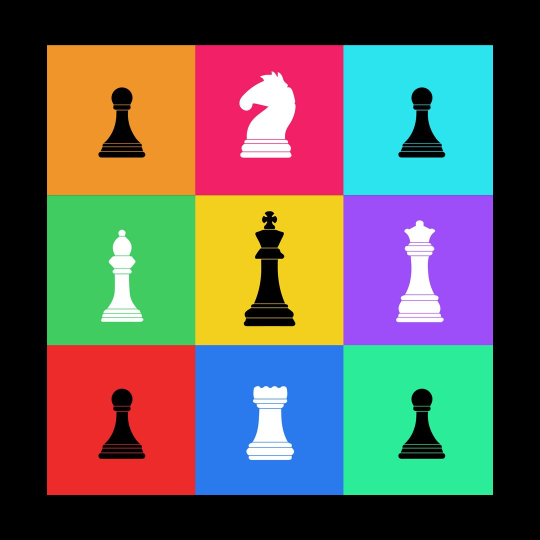
#> input picture goku.jpg, 1080 x 1080 px (shown at 1/2 size)
$ jupyter execute --allow-errors private.ipynb   (older library calls are emulated)
#> lines starting #> are read from the running program, lines starting #| are printed output that depends on the picture; after the words box and inside, x2 and y2 are one past the last pixel; in counts of white or black regions, pixels touching at a corner belong together
[cell 1]
# Write aProgram to implement color image into Gray-scaling image
import cv2 as cv
import numpy as np
import matplotlib.pyplot as plt
from skimage import io

img = cv.imread('goku.jpg')
#> img is the input picture: shape (1080, 1080, 3); mean B, G, R 91.4, 99.4, 98.8
gray_image = cv.cvtColor(img, cv.COLOR_BGR2GRAY)

fig, ax = plt.subplots(1, 2, figsize=(16, 8))
fig.tight_layout()

ax[0].imshow(cv.cvtColor(img, cv.COLOR_BGR2RGB))
ax[0].set_title("Original")

ax[1].imshow(cv.cvtColor(gray_image, cv.COLOR_BGR2RGB))
ax[1].set_title("Grayscale")
plt.show()

[cell 2]
# The following code separates each color channel:
import cv2 as cv
import numpy as np
import matplotlib.pyplot as plt

img = cv.imread('goku.jpg')
b, g, r = cv.split(img)

fig, ax = plt.subplots(1, 3, figsize=(16, 8))
fig.tight_layout()

ax[0].imshow(cv.cvtColor(r, cv.COLOR_BGR2RGB))
ax[0].set_title("Red")

ax[1].imshow(cv.cvtColor(g, cv.COLOR_BGR2RGB))
ax[1].set_title("Green")

ax[2].imshow(cv.cvtColor(b, cv.COLOR_BGR2RGB))
ax[2].set_title("Blue")
plt.show()

[cell 3]
# Image translation
import cv2 as cv
import numpy as np
import numpy as np
import cv2
import matplotlib.pyplot as plt

image = cv.imread("goku.jpg")
h, w = image.shape[:2]
#> h = 1080; w = 1080

half_height, half_width = h//4, w//8
#> half_height = 270; half_width = 135
transition_matrix = np.float32([[1, 0, half_width],[0, 1, half_height]])
#> transition_matrix = [[1, 0, 135], [0, 1, 270]]

img_transition = cv.warpAffine(image, transition_matrix, (w, h))

plt.imshow(cv.cvtColor(img_transition, cv.COLOR_BGR2RGB))
plt.title("Translation")
plt.show()

[cell 4]
# Image rotation
import cv2 as cv
import numpy as np
import matplotlib.pyplot as plt

image = cv.imread("goku.jpg")

h, w = image.shape[:2]

rotation_matrix = cv.getRotationMatrix2D((w/2,h/2), -180, 0.5)

rotated_image = cv.warpAffine(image, rotation_matrix, (w, h))

plt.imshow(cv.cvtColor(rotated_image, cv.COLOR_BGR2RGB))
plt.title("Rotation")
plt.show()

[cell 5]
# Scaling and resizing
import cv2 as cv
import numpy as np
import matplotlib.pyplot as plt

image = cv.imread("goku.jpg")

fig, ax = plt.subplots(1, 3, figsize=(16, 8))

# image size being 0.15 times of it's original size
image_scaled = cv.resize(image, None, fx=0.15, fy=0.15)
ax[0].imshow(cv.cvtColor(image_scaled, cv.COLOR_BGR2RGB))
ax[0].set_title("Linear Interpolation Scale")

# image size being 2 times of it's original size
image_scaled_2 = cv.resize(image, None, fx=2, fy=2, interpolation=cv.INTER_CUBIC)
ax[1].imshow(cv.cvtColor(image_scaled_2, cv.COLOR_BGR2RGB))
ax[1].set_title("Cubic Interpolation Scale")

# image size being 0.15 times of it's original size
image_scaled_3 = cv.resize(image, (200, 400), interpolation=cv.INTER_AREA)
ax[2].imshow(cv.cvtColor(image_scaled_3, cv.COLOR_BGR2RGB))
ax[2].set_title("Skewed Interpolation Scale")
plt.show()

[cell 6]
# 2. Scikit-Image

[cell 7]
# Segmentation,
# Geometric transformations,
# Color space manipulation,
# Analysis,
# Filtering,
# Morphology,
# Feature detection and more

[cell 8]
# Active contour

[cell 9]
import numpy as np
import matplotlib.pyplot as plt
from skimage.color import rgb2gray
from skimage import data
from skimage.filters import gaussian
from skimage.segmentation import active_contour

img = data.astronaut()
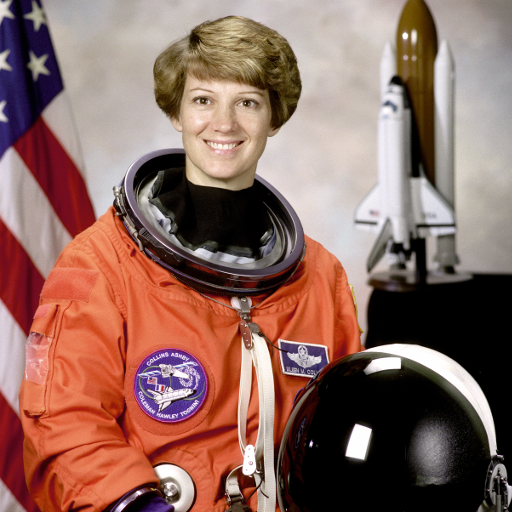
#> input picture skimage.data.astronaut(), 512 x 512 px
#> img is the input picture: shape (512, 512, 3); mean R, G, B 141.6, 105.8, 96.5

# Data for circular boundary
s = np.linspace(0, 2*np.pi, 400)
x = 220 + 100*np.cos(s)
y = 100 + 100*np.sin(s)
init = np.array([x, y]).T

# formation of the active contour
cntr = active_contour(gaussian(img, 3),init, alpha=0.015, beta=10, gamma=0.001)
#> cntr = 400 pairs, first value 149.4 to 266.4, second value 2.67 to 198.9
fig, ax = plt.subplots(1, 2, figsize=(7, 7))
ax[0].imshow(img, cmap=plt.cm.gray)
ax[0].set_title("Original Image")

ax[1].imshow(img, cmap=plt.cm.gray)
# circular boundary
ax[1].plot(init[:, 0], init[:, 1], '--r', lw=3)
ax[1].plot(cntr[:, 0], cntr[:, 1], '-b', lw=3)
ax[1].set_title("Active Contour Image")
plt.show()
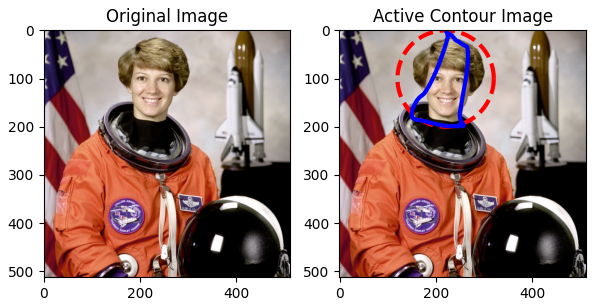
#> figure drawn by matplotlib, 2 panels

[cell 10]
# 3. SciPy

[cell 11]
# Reading Images
# Image Segmentation
# Convolution
# Face Detection
# Feature Extraction and so on

[cell 12]
# Blurring an image with scipy

[cell 13]
from scipy import misc,ndimage
from matplotlib import pyplot as plt

#> (the rest of this cell did not finish here and is left out)

[cell 14]
#IMAGE ENHANCEMENT BASIC TRANSFORMATIONS.
#scaling
import cv2
src=cv2.imread('goku.jpg')
cv2.imshow('input image',src)
scalep=50
width=int(src.shape[1]*scalep/100)
#> width = 540
height=int(src.shape[0]*scalep/100)
#> height = 540
dsize=(width,height)
#> dsize = (540, 540)
output=cv2.resize(src,dsize)
cv2.imshow('scale image',output)
cv2.waitKey(0)
cv2.destroyAllWindows()
#Rotation
import cv2
src=cv2.imread('goku.jpg')
cv2.imshow('input',src)
image=cv2.rotate(src,cv2.ROTATE_90_CLOCKWISE)
cv2.imshow('output',image)
cv2.waitKey(0)
cv2.destroyAllWindows()

[cell 15]
#LINE DETECTION USING HOUGHLINE METHOD
import cv2
import numpy as np
img = cv2.imread("goku.jpg")
gray = cv2.cvtColor(img, cv2.COLOR_BGR2GRAY)
edges = cv2.Canny(gray, 75, 150)
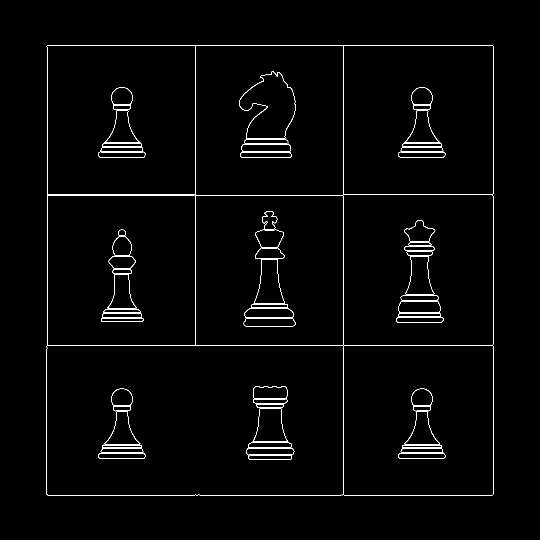
#> edges: shape (1080, 1080) (shown at 1/2 size); 1.5% white in thin lines or dots, all inside (x1, y1, x2, y2) = (93, 90, 987, 991)
lines = cv2.HoughLinesP(edges, 1, np.pi/180, 30, maxLineGap=250)
#> lines = 96 rows, first 6: [94, 690, 985, 690], [94, 990, 984, 990], [986, 988, 986, 92], [94, 90, 985, 90], [686, 989, 686, 92], [687, 389, 985, 389]
for line in lines:
   x1, y1, x2, y2 = line[0]
   cv2.line(img, (x1, y1), (x2, y2), (0, 0, 128), 1)
#> this loop made 96 passes
#> (x1, y1, x2, y2) on passes 1 to 12: (94, 690, 985, 690), (94, 990, 984, 990), (986, 988, 986, 92), (94, 90, 985, 90), (686, 989, 686, 92), (687, 389, 985, 389), (390, 689, 390, 92), (94, 696, 94, 91), (93, 988, 93, 692), (391, 390, 685, 390), (198, 304, 888, 304), (203, 315, 884, 315)
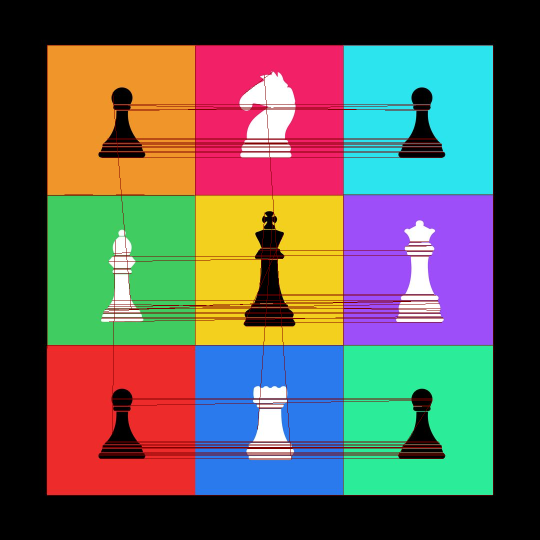
#> img: shape (1080, 1080, 3) (shown at 1/2 size); 3.34% of pixels changed, all inside (x1, y1, x2, y2) = (93, 90, 987, 991)
cv2.imshow("linesEdges", edges)
cv2.imshow("linesDetected", img)
cv2.waitKey(0)
cv2.destroyAllWindows()

[cell 16]
#CORNER DETECTION USING HARRIES ALGORITHM
import cv2
import numpy as np
image = cv2.imread('goku.jpg')
operatedImage = cv2.cvtColor(image, cv2.COLOR_BGR2GRAY)
operatedImage = np.float32(operatedImage)
dest = cv2.cornerHarris(operatedImage, 2, 5, 0.07)
dest = cv2.dilate(dest, None)
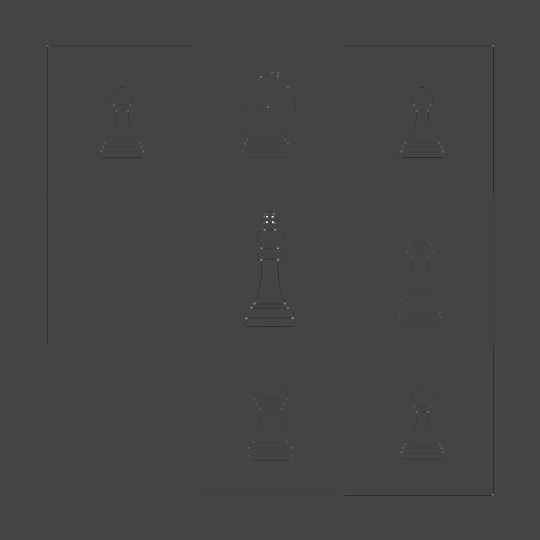
#> dest: shape (1080, 1080) float32 (shown at 1/2 size); min -1.82e+09, max 4.97e+09, mean -2610285.5; drawn with min black and max white
image[dest > 0.01 * dest.max()]=[0, 0, 255]
#> image: shape (1080, 1080, 3); 0.21% of pixels changed, all inside (x1, y1, x2, y2) = (94, 90, 987, 991)
cv2.imshow('Image with Borders', image)
if cv2.waitKey(0) & 0xff == 27:
#> (key Esc is pressed here)
    cv2.destroyAllWindows()

[cell 17]
#EDGE DETECTION OPERATORS
import cv2
import numpy as np
from matplotlib import pyplot as plt
import matplotlib.image as img

img = cv2.imread('goku.jpg')
gray = cv2.cvtColor(img, cv2.COLOR_BGR2GRAY)
img_gaussian = cv2.GaussianBlur(gray,(3,3),0)

#canny
img_canny = cv2.Canny(img,100,200)

#sobel
img_sobelx = cv2.Sobel(img_gaussian,cv2.CV_8U,1,0,ksize=5)
img_sobely = cv2.Sobel(img_gaussian,cv2.CV_8U,0,1,ksize=5)
img_sobel = img_sobelx + img_sobely

#prewitt
kernelx = np.array([[1,1,1],[0,0,0],[-1,-1,-1]])
kernely = np.array([[-1,0,1],[-1,0,1],[-1,0,1]])
img_prewittx = cv2.filter2D(img_gaussian, -1, kernelx)
img_prewitty = cv2.filter2D(img_gaussian, -1, kernely)
cv2.imshow("Original Image", img)
cv2.waitKey(0)
cv2.imshow("Canny", img_canny)
cv2.waitKey(0)
cv2.imshow("Sobel X", img_sobelx)
cv2.waitKey(0)
cv2.imshow("Sobel Y", img_sobely)
cv2.waitKey(0)
cv2.imshow("Sobel", img_sobel)
cv2.waitKey(0)
cv2.imshow("Prewitt X", img_prewittx)

cv2.waitKey(0)
cv2.imshow("Prewitt Y", img_prewitty)
cv2.waitKey(0)
cv2.imshow("Prewitt", img_prewittx + img_prewitty)
cv2.waitKey(0)
cv2.destroyAllWindows()

[cell 18]
#SEGMENTATION
import numpy as np
import cv2
from matplotlib import pyplot as plt
img = cv2.imread('goku.jpg')
gray = cv2.cvtColor(img,cv2.COLOR_BGR2GRAY)
ret, thresh = cv2.threshold(gray,0,255,cv2.THRESH_BINARY_INV+cv2.THRESH_OTSU)
#> thresh: shape (1080, 1080); 34.2% white; 32 white regions (1 under 20 px), largest, box (x1, y1, x2, y2) and area: (0, 0, 1080, 1080) 363883, (508, 519, 570, 607) 3545, (208, 823, 281, 889) 2455
#> ret = 74
plt.subplot(221),plt.imshow(thresh)
kernel = np.ones((3,3),np.uint8)
opening = cv2.morphologyEx(thresh,cv2.MORPH_OPEN,kernel, iterations = 2)
#> opening: shape (1080, 1080); 34.2% white; 32 white regions, largest, box (x1, y1, x2, y2) and area: (0, 0, 1080, 1080) 363880, (510, 519, 568, 607) 3531, (212, 823, 277, 889) 2435
sure_bg = cv2.dilate(opening,kernel,iterations=3)
#> sure_bg: shape (1080, 1080); 36% white; 6 white regions, box (x1, y1, x2, y2) and area: (0, 0, 1080, 1080) 374602, (485, 420, 593, 655) 13400, (194, 774, 293, 921) 8049, (794, 775, 893, 921) 7914, (194, 172, 293, 318) 7895, (794, 172, 893, 318) 7890
dist_transform = cv2.distanceTransform(opening,cv2.DIST_L2,5)
ret, sure_fg = cv2.threshold(dist_transform,0.7*dist_transform.max(),255,0)
#> sure_fg: shape (1080, 1080) float32; 1.4% white; 3 white regions, box (x1, y1, x2, y2) and area: (0, 0, 92, 1080) 7936, (988, 0, 1080, 1080) 7936, (402, 0, 678, 1) 276
#> ret = 90.43
sure_fg = np.uint8(sure_fg)
unknown = cv2.subtract(sure_bg,sure_fg)
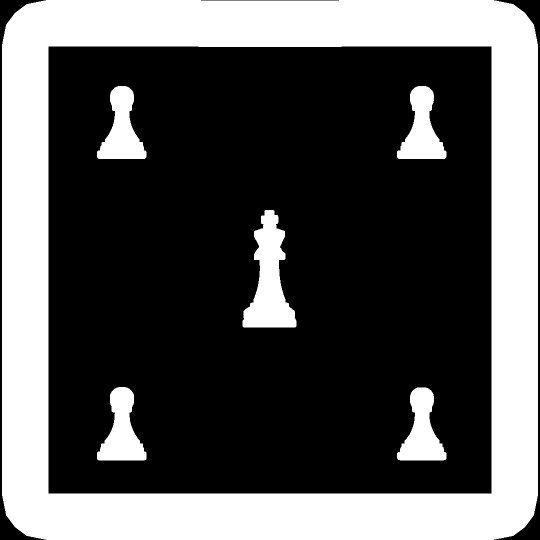
#> unknown: shape (1080, 1080) (shown at 1/2 size); 34.6% white; 6 white regions, box (x1, y1, x2, y2) and area: (4, 0, 1076, 1080) 358454, (485, 420, 593, 655) 13400, (194, 774, 293, 921) 8049, (794, 775, 893, 921) 7914, (194, 172, 293, 318) 7895, (794, 172, 893, 318) 7890
ret, markers = cv2.connectedComponents(sure_fg)
#> markers: shape (1080, 1080) int32; 4 distinct labels, from 0 to 3
#> ret = 4
markers = markers+1
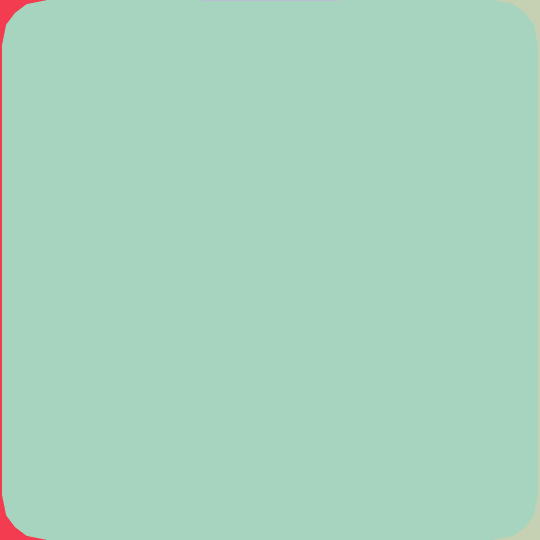
#> markers: shape (1080, 1080) int32 (shown at 1/2 size); 4 distinct labels, from 1 to 4; one colour per label, 0 black
markers[unknown==255] = 0
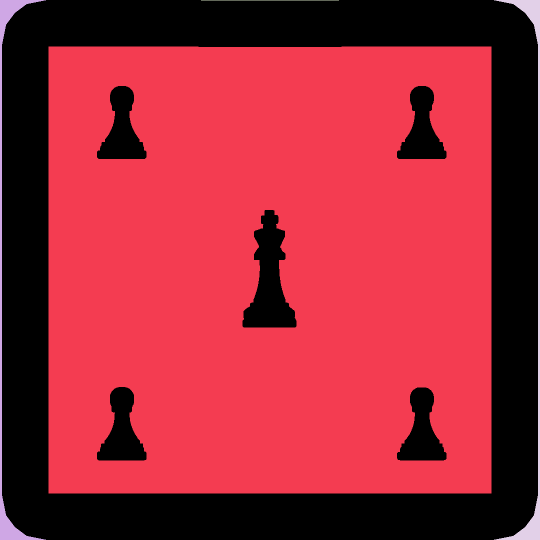
#> markers: shape (1080, 1080) int32 (shown at 1/2 size); 5 distinct labels, from 0 to 4; one colour per label, 0 black
markers = cv2.watershed(img,markers)
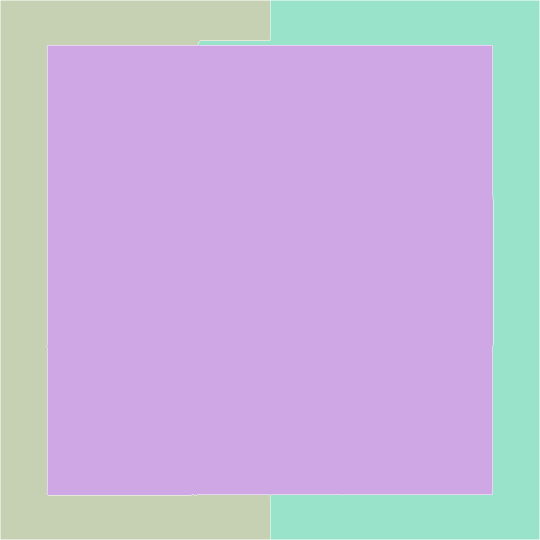
#> markers: shape (1080, 1080) int32 (shown at 1/2 size); 4 distinct labels, from -1 to 4; one colour per label, 0 black, -1 white
img[markers == -1] = [255,0,0]
#> img: shape (1080, 1080, 3); 0.7% of pixels changed, all inside (x1, y1, x2, y2) = (0, 0, 1080, 1080)
plt.subplot(222),plt.imshow(markers)
plt.show()

[cell 19]
#MORPHOLOGICAL  OPERATION- DILATION, EROSION
import cv2
import numpy as np
img = cv2.imread('goku.jpg')
cv2.imshow('original',img)
cv2.waitKey(0)
kernel = np.ones((5,5),np.uint8)
erosion = cv2.erode(img,kernel,iterations = 1)
cv2.imshow('erosion',erosion)
cv2.waitKey(0)
dilation = cv2.dilate(img,kernel,iterations = 1)
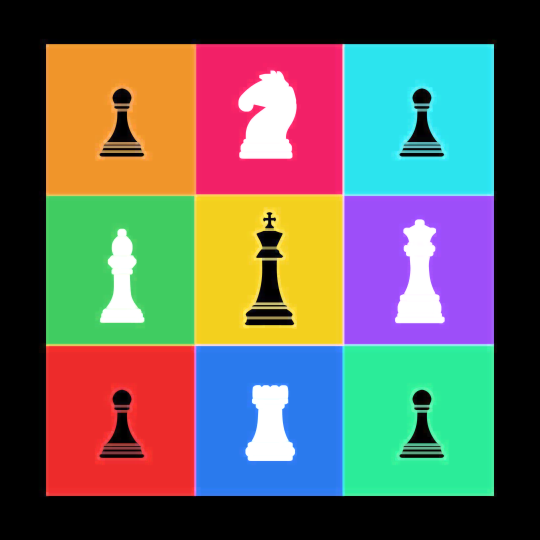
#> dilation: shape (1080, 1080, 3) (shown at 1/2 size); mean B, G, R 95.5, 104.1, 103.5
cv2.imshow('dilation',dilation)
cv2.waitKey(0)
cv2.destroyAllWindows()
